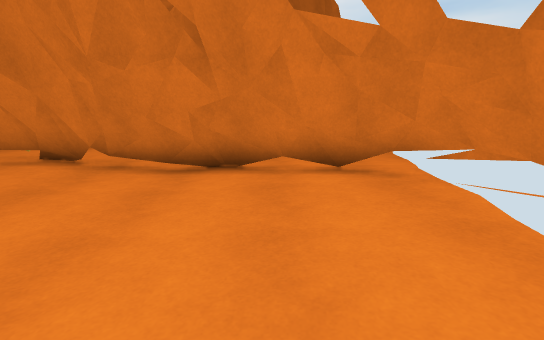
View 1 (above)

14 first-person views from a walk through a scene from a Unity 3-D project. The camera is 1.2 m above the floor, tilts 10° down and sees 85° across. The floor is counted in squares, 1 m on a side. Each view is taken from the middle of a square. On the plan, view 1 faces up. The plan holds only what a view shows up to about 13 squares ahead; the rest is blank. The place goes on beyond the plan. Some animated figures are left out.

View 2
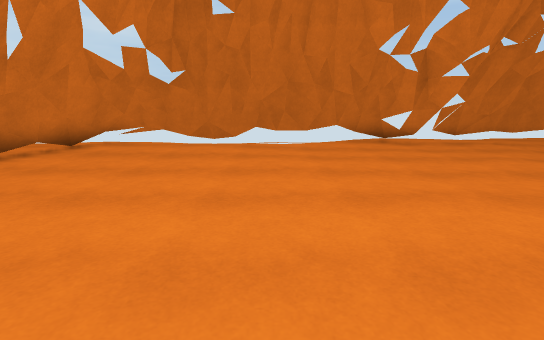

View 3
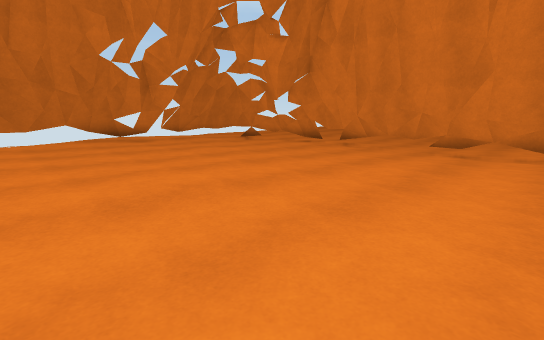

View 4
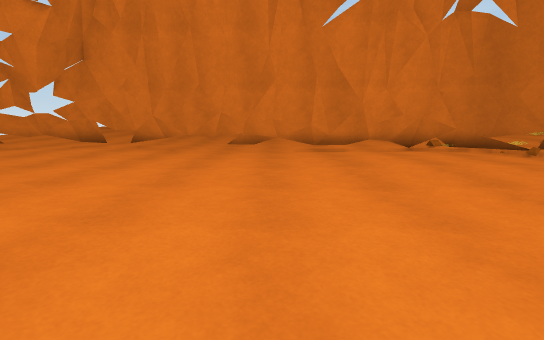

View 5
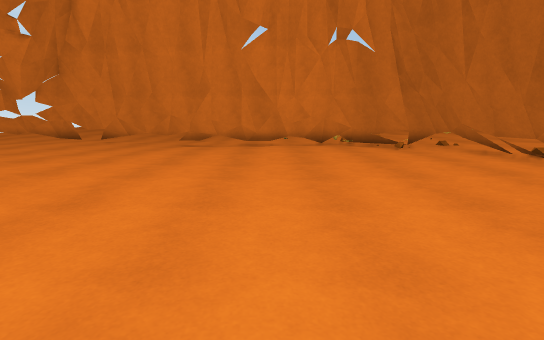

View 6
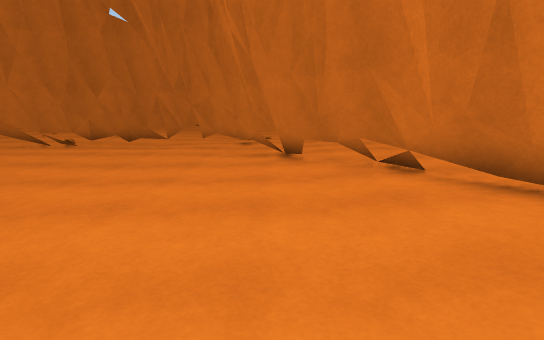

View 7
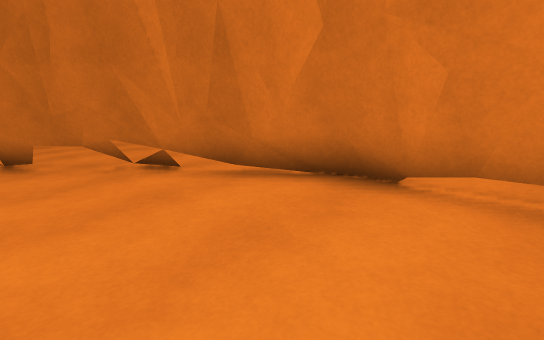

View 8
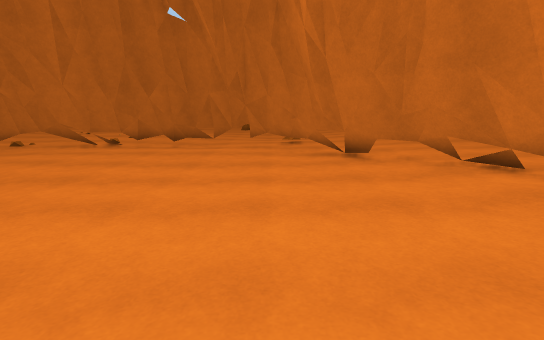

View 9
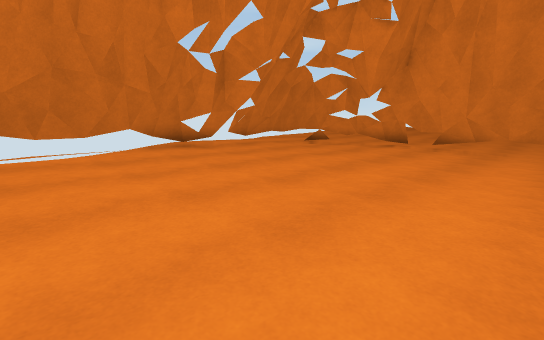

View 10
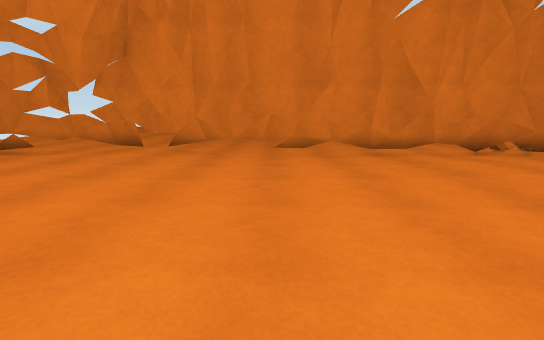

View 11
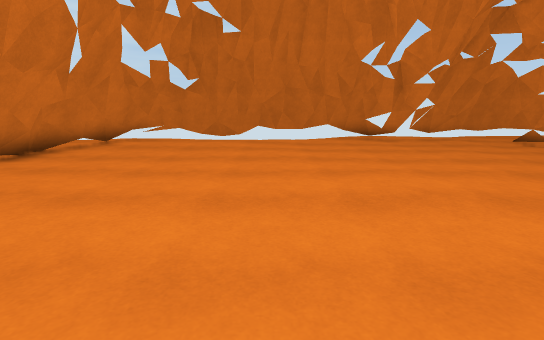

View 12
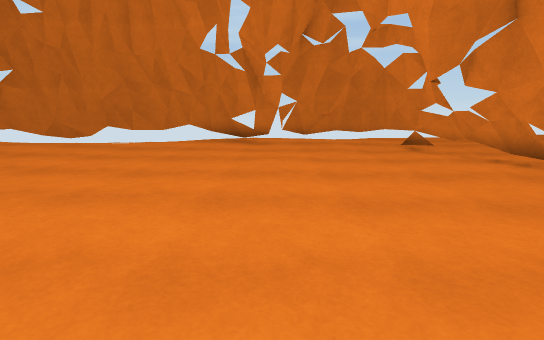

View 13
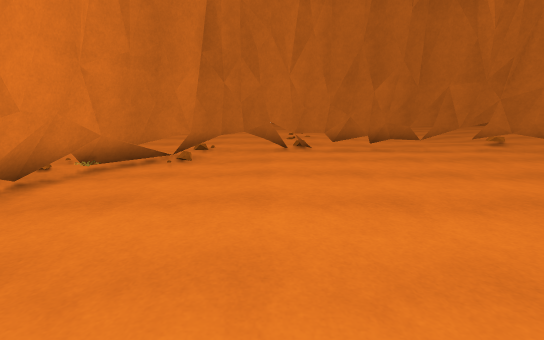

View 14
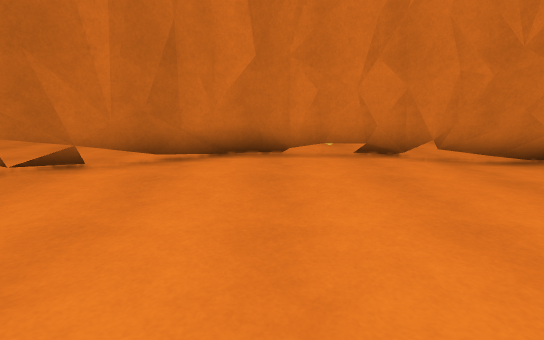

### Floor plan
Key: @ floor where view 1 was taken; # wall or solid block; x gap in a wall; . main floor; : floor 0.25 m higher than the main floor; - floor 0.25 m lower than the main floor; = window, fence, low wall or low ledge; ^ raised ledge; O other object.
Columns run from 20 left of view 1 to 6 right of it. Each row starts with its distance up from view 1.
  9  ^^^^^^^     ^^^^^     ^^
  8   ^^^^^^^^  ^  ^^^^ ^^^^
  7  ^^^^^^^^^^#######==^^^^
  6  ^^^^^^^^###:...######=^^
  5 ^^^^^^^##............###^^
  4 ^^^^^^##...............#=
  3 ^^^^^##................##
  2 ^^^^#----...-.........:##
  1 ^^^#..----.--..........##
  0 ^^##..--------......@..##^^
 -1 ^^#...--------..........#^^
 -2 ^^#..---------..........#^
 -3 ^=#...--------..........#
 -4 ^^#...--------....--....#^
 -5 ^^#....---------........#^^
 -6 ^^##.....----------....##^
 -7 ^^=#.......--------....x^^
 -8 ^^^#--.....-----------.#^^
 -9 ^^^##---..------------.#^^
-10 ^^^^##-----------------#^^
-11 ^^^^^######---------####^^
-12 ^^O ^^^^^^############^^^
-13  ^ ^^^^^^^^^^^^^^^^^^^^^^^
-14        ^  ^^^^^^^^^ ^^^^^

Positions as (right, up) in squares from view 1, and headings:
1: (0, 0), facing up
2: (-8, 0), facing right
3: (-10, 0), facing down-right
4: (-8, 0), facing down
5: (-11, 3), facing down
6: (-6, 3), facing left
7: (-6, 3), facing up-left
8: (-6, 1), facing left
9: (-6, 1), facing down-right
10: (-6, -1), facing down
11: (-10, 0), facing right
12: (-8, -6), facing right
13: (-8, -7), facing left
14: (-8, 0), facing up
